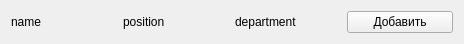
<?xml version="1.0" encoding="UTF-8"?>
<ui version="4.0">
 <class>ShortEmployeeWidget</class>
 <widget class="QWidget" name="ShortEmployeeWidget">
  <property name="geometry">
   <rect>
    <x>0</x>
    <y>0</y>
    <width>464</width>
    <height>41</height>
   </rect>
  </property>
  <property name="windowTitle">
   <string>Form</string>
  </property>
  <layout class="QHBoxLayout" name="horizontalLayout">
   <item>
    <widget class="QLabel" name="name">
     <property name="text">
      <string>name</string>
     </property>
    </widget>
   </item>
   <item>
    <widget class="QLabel" name="position">
     <property name="text">
      <string>position</string>
     </property>
    </widget>
   </item>
   <item>
    <widget class="QLabel" name="department">
     <property name="text">
      <string>department</string>
     </property>
    </widget>
   </item>
   <item>
    <widget class="QPushButton" name="add_button">
     <property name="text">
      <string>Добавить</string>
     </property>
    </widget>
   </item>
  </layout>
 </widget>
 <resources/>
 <connections/>
</ui>
